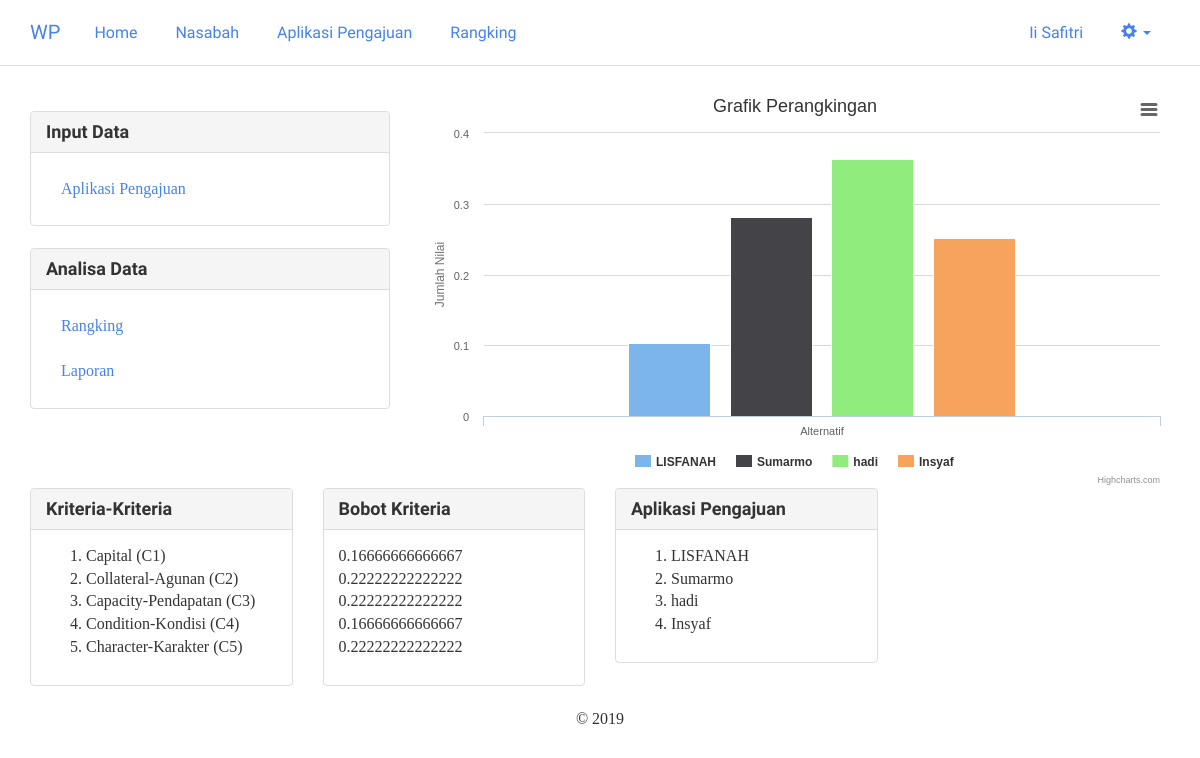
/index.php (signed in), run on the app's committed database.
### tables this page shows
CREATE TABLE `wp_kriteria` (
  `id_kriteria` int(11) NOT NULL,
  `nama_kriteria` varchar(255) NOT NULL,
  `tipe_kriteria` varchar(10) NOT NULL
);

CREATE TABLE `wp_bobot` (
  `id_kriteria` int(11) NOT NULL,
  `nilai_bobot` double NOT NULL,
  `hasil_bobot` double NOT NULL
);

CREATE TABLE `wp_alternatif` (
  `id_alternatif` int(11) NOT NULL,
  `nama_alternatif` varchar(255) NOT NULL,
  `vektor_s` double NOT NULL,
  `vektor_v` double NOT NULL,
  `id_nasabah` int(11) NOT NULL,
  `id_pengajuan` int(11) NOT NULL,
  `tgl` date NOT NULL
);

### includes/kriteria.inc.php (called while the page is built, shortened)
<?php
class Kriteria{
	private $conn;
	private $table_name = "wp_kriteria";
	public function __construct($db){
		$this->conn = $db;
	}
	function readAll(){
		$query = "SELECT * FROM ".$this->table_name." ORDER BY id_kriteria ASC";
		$stmt = $this->conn->prepare( $query );
		$stmt->execute();
		return $stmt;
	}
}
?>

### includes/bobot.inc.php (called while the page is built, shortened)
<?php
class Bobot{
	private $conn;
	private $table_name = "wp_bobot";
	public function __construct($db){
		$this->conn = $db;
	}
	function readAll(){
		$query = "SELECT * FROM ".$this->table_name." a, wp_kriteria b where a.id_kriteria=b.id_kriteria ORDER BY a.id_kriteria ASC";
		$stmt = $this->conn->prepare( $query );
		$stmt->execute();
		return $stmt;
	}
}
?>

### includes/alternatif.inc.php (called while the page is built, shortened)
<?php
class Alternatif{
	private $conn;
	private $table_name = "wp_alternatif";
	public function __construct($db){
		$this->conn = $db;
	}
	function readAll(){
		$query = "SELECT a.*, n.nama, p.nama AS nama_pengajuan FROM ".$this->table_name." AS a INNER JOIN wp_nasabah AS n ON a.id_nasabah=n.id_nasabah INNER JOIN wp_pengajuan AS p ON a.id_pengajuan=p.id_pengajuan ORDER BY a.id_alternatif ASC";
		$stmt = $this->conn->prepare( $query );
		$stmt->execute();
		return $stmt;
	}
}
?>

### index.php (the view, shortened to what this page needs)
<?php
include_once 'header.php';
include_once 'includes/alternatif.inc.php';
$pro1 = new Alternatif($db);
$stmt1 = $pro1->readAll();
include_once 'includes/kriteria.inc.php';
$pro2 = new Kriteria($db);
$stmt2 = $pro2->readAll();
include_once 'includes/bobot.inc.php';
$pro5 = new Bobot($db);
$stmt5 = $pro5->readAll();
?>
		<div class="row">
		  <div class="col-xs-12 col-sm-12 col-md-4">
		  	<br/>
		  	<div class="panel panel-default">
			  <div class="panel-heading">
			    <h3 class="panel-title">Input Data</h3>
			  </div>
			  <div class="panel-body">
			    <ul class="nav nav-pills nav-stacked">
				  <li role="presentation"><a href="alternatif.php">Aplikasi Pengajuan</a></li>
				</ul>
			  </div>
			</div>
		  	<div class="panel panel-default">
			  <div class="panel-heading">
			    <h3 class="panel-title">Analisa Data</h3>
			  </div>
			  <div class="panel-body">
			    <ul class="nav nav-pills nav-stacked">
				  <li role="presentation"><a href="rangking.php">Rangking</a></li>
				  <li role="presentation"><a href="laporan.php">Laporan</a></li>
				</ul>
			  </div>
			</div>
		  </div>
		  <div class="col-xs-12 col-sm-12 col-md-8">
			<div id="container2" style="min-width: 100%; height: 400px; margin: 0 auto"></div>
		  </div>
		</div>
		<div class="row">
		  <div class="col-xs-12 col-sm-12 col-md-3">
			<div class="panel panel-default">
			  <div class="panel-heading">
			    <h3 class="panel-title">Kriteria-Kriteria</h3>
			  </div>
			  <div class="panel-body">
			    <ol>
			    	<?php
					while ($row2 = $stmt2->fetch(PDO::FETCH_ASSOC)){
					?>
				  	<li><?php echo $row2['nama_kriteria'] ?></li>
				  	<?php
					}
				  	?>
				</ol>
			  </div>
			</div>
		  </div>
		  <div class="col-xs-12 col-sm-12 col-md-3">
			<div class="panel panel-default">
			  <div class="panel-heading">
			    <h3 class="panel-title">Bobot Kriteria</h3>
			  </div>
			  <div class="panel-body">
			    <ol class="list-unstyled">
			    	<?php
					while ($row5 = $stmt5->fetch(PDO::FETCH_ASSOC)){
					?>
				  	<li><?php echo $row5['hasil_bobot'] ?></li>
				  	<?php
					}
				  	?>
				</ol>
			  </div>
			</div>
		  </div>
		  <div class="col-xs-12 col-sm-12 col-md-3">
			<div class="panel panel-default">
			  <div class="panel-heading">
			    <h3 class="panel-title">Aplikasi Pengajuan</h3>
			  </div>
			  <div class="panel-body">
			    <ol>
			    	<?php
					while ($row1 = $stmt1->fetch(PDO::FETCH_ASSOC)){
					?>
				  	<li><?php echo $row1['nama_alternatif'] ?></li>
				  	<?php
					}
				  	?>
				</ol>
			  </div>
			</div>
		  </div>
		</div>
		<footer class="text-center">&copy; 2019</footer>
	</div>
	</body>
</html>

### header.php (shortened to what this page needs)
<!DOCTYPE html>
<html lang="en">
  <head>
    <link href="css/bootstrap.min.css" rel="stylesheet">
    <link href="css/dataTables.bootstrap.min.css" rel="stylesheet">
    <link type="text/css" href="css/jquery.toastmessage.css" rel="stylesheet"/>
    <link type="text/css" href="lib/datepicker/dist/datepicker.min.css" rel="stylesheet"/>
    <link rel="stylesheet" type="text/css" href="https://cdn.jsdelivr.net/npm/pikaday/css/pikaday.css">
  </head>
  <body>
	<nav class="navbar navbar-default navbar-static-top">
	  <div class="container">
		<div class="navbar-header">
		  <a class="navbar-brand" href="index.php">WP</a>
		</div>
		<div class="collapse navbar-collapse" id="bs-example-navbar-collapse-1">
		  <ul class="nav navbar-nav">
			<li><a href="index.php">Home</a></li>
			<li><a href="nasabah.php">Nasabah</a></li>
			<li><a href="alternatif.php">Aplikasi Pengajuan</a></li>
			<li><a href="rangking.php">Rangking</a></li>
		  </ul>
		  <ul class="nav navbar-nav navbar-right">
			<li><a href="profil.php"><?php echo $_SESSION['nama_lengkap'] ?></a></li>
			<li class="dropdown">
			  <a href="#" class="dropdown-toggle" data-toggle="dropdown" role="button" aria-haspopup="true" aria-expanded="false"><span class="glyphicon glyphicon-cog"></span> <span class="caret"></span></a>
			</li>
		  </ul>
		</div>
	  </div>
	</nav>
    <div class="container">

### data on the page
wp_kriteria: nama_kriteria "Capital (C1)"
wp_kriteria: nama_kriteria "Collateral-Agunan (C2)"
wp_kriteria: nama_kriteria "Capacity-Pendapatan (C3)"
wp_kriteria: nama_kriteria "Condition-Kondisi (C4)"
wp_kriteria: nama_kriteria "Character-Karakter (C5)"
wp_bobot: hasil_bobot "0.16666666666667"
wp_bobot: hasil_bobot "0.22222222222222"
wp_bobot: hasil_bobot "0.22222222222222"
wp_bobot: hasil_bobot "0.16666666666667"
wp_bobot: hasil_bobot "0.22222222222222"
wp_alternatif: nama_alternatif "LISFANAH"
wp_alternatif: nama_alternatif "Sumarmo"
wp_alternatif: nama_alternatif "hadi"
wp_alternatif: nama_alternatif "Insyaf"

### other printed values
$_SESSION['nama_lengkap'] "Ii Safitri"
